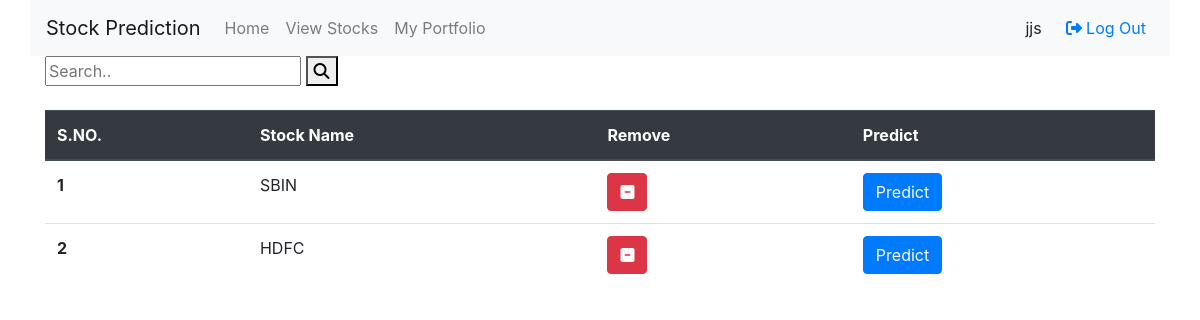
The page /portfolio/ (signed in) on the database as committed earlier.
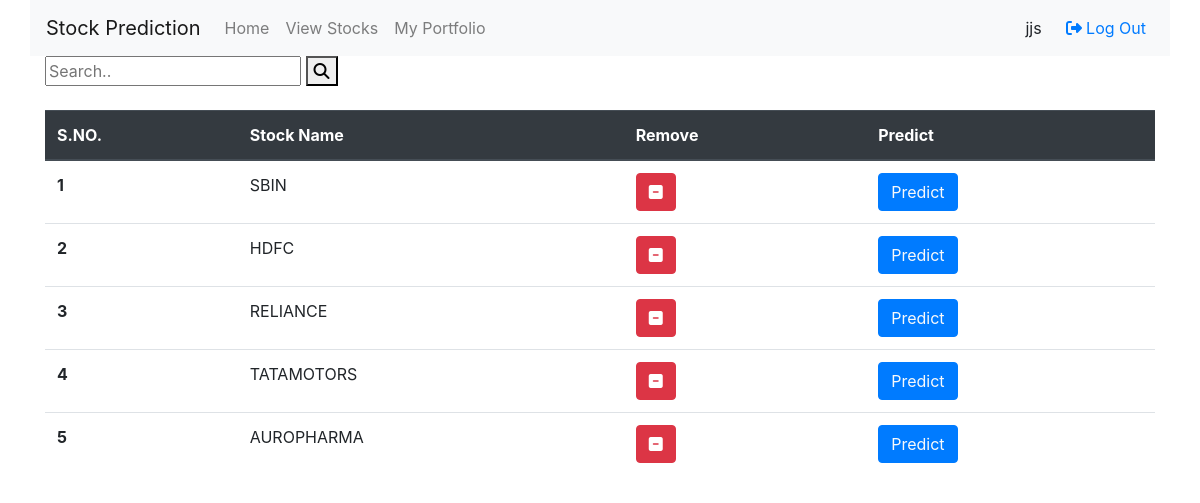
The same page on the database as committed later.
### main/models.py (models this page shows)
class Stock(models.Model):
    investor = models.ForeignKey(User, on_delete=models.CASCADE, related_name='boughtStocks')
    stock_name = models.CharField(max_length=100)
    def __str__(self):
        return self.stock_name

### main/views.py (the view)
# urls.py: path("portfolio/", views.portfolio, name="portfolio"),
def portfolio(response):
    sl=Stock.objects.filter(investor=response.user)
    return render(response, "main/portfolio.html",{"sl":sl})

### main/templates/main/portfolio.html (shortened to what this page needs)
{% extends 'main/base.html' %}
{% block content %}
<div class="topnav">
  <input type="text" placeholder="Search..">
  <button type="button"><i class="fas fa-search"></i></button>
</div>
<br>
<table class="table">
  <thead class="thead-dark">
    <tr>
      <th scope="col">S.NO.</th>
      <th scope="col">Stock Name</th>
      <th scope="col">Remove</th>
      <th scope="col">Predict</th>
    </tr>
  </thead>
  <tbody>
    {% for i in sl%}
    <tr>
      <th scope="row">{{forloop.counter}}</th>
      <td>{{i}}</td>
      <td>
        <a href="/removestocks/{{i}}"><button type="button" class="btn btn-danger"><i class="fas fa-minus-square"></i></button></a>
      </td>
      <td><button type="button" class="btn btn-primary"><a class="text-light" href="/makePredictions/{{i}}">Predict</a></button></td>
    </tr>
    {% endfor %}
  </tbody>
</table>
{% endblock %}

### main/templates/main/base.html (shortened to what this page needs)
{% load static %}
<!DOCTYPE html>
<html lang="en">
<head>
    <link rel="stylesheet" href="https://stackpath.bootstrapcdn.com/bootstrap/4.3.1/css/bootstrap.min.css">
    <link rel="stylesheet" href="https://cdnjs.cloudflare.com/ajax/libs/font-awesome/4.7.0/css/font-awesome.min.css">
    <link rel="stylesheet" href="/static/style.css">
</head>
<body>
    <nav class="navbar navbar-expand-lg navbar-light bg-light container">
        <a class="navbar-brand" href="/">Stock Prediction</a>
        <div class="collapse navbar-collapse" id="navbarSupportedContent">
          <ul class="navbar-nav mr-auto">
            <li class="nav-item">
              <a class="nav-link" href="/">Home</a>
            </li>
            <li class="nav-item">
              <a class="nav-link" href="/stockslist/">View Stocks</a>
            </li>
            {% if user.is_authenticated %}
              <li class="nav-item">
                <a class="nav-link" href="/portfolio/">My Portfolio</a>
              </li>
            {% endif %}
          </ul>
          {% if user.is_authenticated %}
            <div class="nav-item my-2 my-lg-0">
              <span class="px-2">{{user.username}}</span>
              <span class="px-2"><a href="/logout"><span class="px-1"><i class="fas fa-sign-out-alt"></i></span>Log Out</a></span>
            </div>
          {% else %}
            <div class="nav-item my-2 my-lg-0">
              <span class="px-2"><a href="/login/"><span class="px-1"><i class="fas fa-sign-in-alt"></i></span>Log In</a></span>
              <span class="px-1">|</span>
              <span class="px-2"><a href="/register/"><span class="px-1"><i class="fas fa-user-plus"></i></span>Sign Up</a></span>
            </div>
          {% endif %}
        </div>
      </nav>
    <div id="content" name="content" class="container">
        {% block content%}{% endblock %}
    </div>
</body>
</html>

Rows that differ between the two databases and show on the page:
added Stock: stock_name "RELIANCE"
added Stock: stock_name "TATAMOTORS"
added Stock: stock_name "AUROPHARMA"
